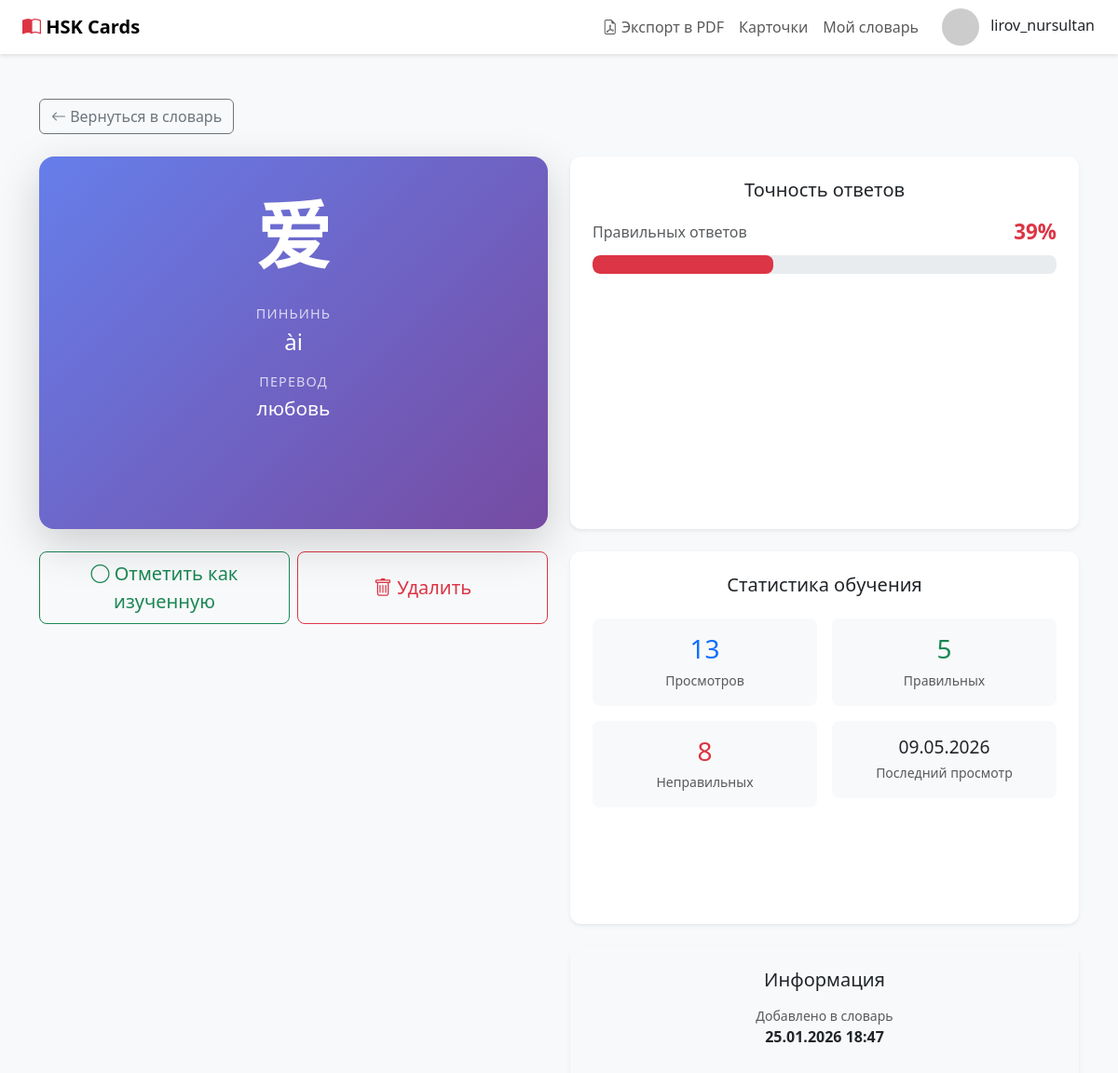
Page /my/5/ (signed in) on the committed database.
### trainer/models.py (models this page shows, shortened)
class Card(models.Model):
    hieroglyph = models.CharField(max_length=255)
    translate = models.CharField(max_length=255)
    transcription = models.CharField(max_length=255)
    audio = models.FileField(upload_to='audio/', blank=True, null=True)

class DictionaryCard(models.Model):
    dictionary = models.ForeignKey(
        MyDictionary,
        on_delete=models.CASCADE,
        related_name='dictionary_cards',
        verbose_name='Словарь'
    )
    card = models.ForeignKey(
        'Card',  # Замените на название вашего приложения если нужно: 'app_name.Card'
        on_delete=models.CASCADE,
        related_name='dictionary_entries',
        verbose_name='Карточка'
    )
    added_at = models.DateTimeField(
        auto_now_add=True,
        verbose_name='Дата добавления'
    )
    is_learned = models.BooleanField(
        default=False,
        verbose_name='Изучена'
    )
    times_viewed = models.IntegerField(
        default=0,
        verbose_name='Количество просмотров'
    )
    times_correct = models.IntegerField(
        default=0,
        verbose_name='Правильных ответов'
    )
    times_incorrect = models.IntegerField(
        default=0,
        verbose_name='Неправильных ответов'
    )
    last_viewed = models.DateTimeField(
        null=True,
        blank=True,
        verbose_name='Последний просмотр'
    )
    notes = models.TextField(
        blank=True,
        null=True,
        verbose_name='Личные заметки'
    )
    class Meta:
        unique_together = ('dictionary', 'card')
        ordering = ['-added_at']
        verbose_name = 'Карточка в словаре'
        verbose_name_plural = 'Карточки в словаре'
        indexes = [
            models.Index(fields=['dictionary', 'is_learned']),
            models.Index(fields=['dictionary', 'added_at']),
        ]
    def get_accuracy(self):
        total = self.times_correct + self.times_incorrect
        if total == 0:
            return 0
        return round((self.times_correct / total) * 100, 1)

### trainer/views.py (the view)
# urls.py: path('my/<int:card_id>/', MyDictCardDetailView.as_view(), name="my_card_detail"),
class MyDictCardDetailView(LoginRequiredMixin, DetailView):
    model = DictionaryCard
    template_name = 'trainer/my_card_detail.html'
    context_object_name = 'card_info'
    login_url = 'login'
    def get_object(self):
        card_id = self.kwargs.get('card_id')
        user_dictionary = MyDictionary.objects.get(user=self.request.user)
        return DictionaryCard.objects.get(
            dictionary=user_dictionary,
            card_id=card_id
        )
    def get_context_data(self, **kwargs):
        context = super().get_context_data(**kwargs)
        dict_entry = self.get_object()
        context['card'] = dict_entry.card
        context['card_info'] = dict_entry
        context['accuracy'] = dict_entry.get_accuracy()
        return context

### trainer/templates/trainer/my_card_detail.html (shortened to what this page needs)
{% extends '../base.html' %}
{% block content %}
<div class="container py-5">
    <div class="mb-4">
        <a href="{% url 'my_cards' %}" class="btn btn-outline-secondary">
            <i class="bi bi-arrow-left"></i> Вернуться в словарь
        </a>
    </div>
    <div class="row">
        <div class="col-lg-6 mb-4">
            <div class="card border-0 shadow-lg" style="border-radius: 16px; overflow: hidden;">
                <div class="card-body p-5 text-center" style="background: linear-gradient(135deg, #667eea 0%, #764ba2 100%); color: white;">
                    <div style="font-size: 5rem; font-weight: bold; margin-bottom: 2rem; font-family: 'SimHei', 'Microsoft YaHei', sans-serif; line-height: 1;">
                        {{ card.hieroglyph }}
                    </div>
                    <div class="mb-3">
                        <h4 class="mb-1" style="opacity: 0.75; font-size: 0.9rem; text-transform: uppercase; letter-spacing: 0.08em;">Пиньинь</h4>
                        <p style="font-size: 1.5rem; font-weight: 500; margin: 0;">{{ card.transcription }}</p>
                    </div>
                    <div class="mb-4">
                        <h4 class="mb-1" style="opacity: 0.75; font-size: 0.9rem; text-transform: uppercase; letter-spacing: 0.08em;">Перевод</h4>
                        <p style="font-size: 1.3rem; margin: 0;">{{ card.translate }}</p>
                    </div>
                </div>
            </div>
            <div class="mt-4 d-flex gap-2">
                <button class="btn btn-lg {% if card_info.is_learned %}btn-success{% else %}btn-outline-success{% endif %} toggle-learned"
                        data-card-id="{{ card.id }}"
                        style="flex: 1; border-radius: 8px;">
                    <i class="bi {% if card_info.is_learned %}bi-check-circle-fill{% else %}bi-circle{% endif %}"></i>
                    {% if card_info.is_learned %}Изучена{% else %}Отметить как изученную{% endif %}
                </button>
                <button class="btn btn-lg btn-outline-danger remove-card"
                        data-card-id="{{ card.id }}"
                        style="flex: 1; border-radius: 8px;">
                    <i class="bi bi-trash"></i> Удалить
                </button>
            </div>
        </div>
        <div class="col-lg-6">
            <div class="card border-0 shadow-sm mb-4" style="border-radius: 12px;">
                <div class="card-body p-4">
                    <h5 class="card-title mb-3">Точность ответов</h5>
                    {% if card_info.times_viewed > 0 %}
                        <div class="d-flex justify-content-between align-items-center mb-2">
                            <span class="text-muted">Правильных ответов</span>
                            <strong class="{% if accuracy >= 80 %}text-success{% elif accuracy >= 50 %}text-warning{% else %}text-danger{% endif %}" style="font-size: 1.4rem;">
                                {{ accuracy|floatformat:0 }}%
                            </strong>
                        </div>
                        <div class="progress" style="height: 20px; border-radius: 8px; background: #e9ecef;">
                            <div class="progress-bar {% if accuracy >= 80 %}bg-success{% elif accuracy >= 50 %}bg-warning{% else %}bg-danger{% endif %}"
                                 style="width: {{ accuracy|floatformat:0 }}%; border-radius: 8px; transition: width 0.8s ease;"
                                 role="progressbar"
                                 aria-valuenow="{{ accuracy|floatformat:0 }}"
                                 aria-valuemin="0"
                                 aria-valuemax="100">
                            </div>
                        </div>
                    {% else %}
                        <p class="text-muted mb-0"><i class="bi bi-info-circle"></i> Ещё нет данных — пройдите тренажёр</p>
                    {% endif %}
                </div>
            </div>
            <div class="card border-0 shadow-sm mb-4" style="border-radius: 12px;">
                <div class="card-body p-4">
                    <h5 class="card-title mb-4">Статистика обучения</h5>
                    <div class="row text-center g-3">
                        <div class="col-6">
                            <div class="bg-light p-3" style="border-radius: 8px;">
                                <h3 class="text-primary mb-1">{{ card_info.times_viewed }}</h3>
                                <small class="text-muted">Просмотров</small>
                            </div>
                        </div>
                        <div class="col-6">
                            <div class="bg-light p-3" style="border-radius: 8px;">
                                <h3 class="text-success mb-1">{{ card_info.times_correct }}</h3>
                                <small class="text-muted">Правильных</small>
                            </div>
                        </div>
                        <div class="col-6">
                            <div class="bg-light p-3" style="border-radius: 8px;">
                                <h3 class="text-danger mb-1">{{ card_info.times_incorrect }}</h3>
                                <small class="text-muted">Неправильных</small>
                            </div>
                        </div>
                        <div class="col-6">
                            <div class="bg-light p-3" style="border-radius: 8px;">
                                <h3 class="mb-1" style="font-size: 1.2rem;">
                                    {% if card_info.last_viewed %}
                                        {{ card_info.last_viewed|date:"d.m.Y" }}
                                    {% else %}
                                        —
                                    {% endif %}
                                </h3>
                                <small class="text-muted">Последний просмотр</small>
                            </div>
                        </div>
                    </div>
                </div>
            </div>
            <div class="cardd border-0 shadow-sm" style="border-radius: 12px;">
                <div class="card-body p-4">
                    <h5 class="card-title mb-3">Информация</h5>
                    <div class="mb-3">
                        <small class="text-muted d-block">Добавлено в словарь</small>
                        <strong>{{ card_info.added_at|date:"d.m.Y H:i" }}</strong>
                    </div>
                </div>
            </div>
        </div>
    </div>
</div>
{% endblock %}

### trainer/templates/base.html (shortened to what this page needs)
{% load static %}
<!DOCTYPE html>
<html lang="ru">
<head>
    <link href="https://cdnjs.cloudflare.com/ajax/libs/bootstrap/5.3.0/css/bootstrap.min.css" rel="stylesheet">
    <link href="https://cdnjs.cloudflare.com/ajax/libs/bootstrap-icons/1.11.0/font/bootstrap-icons.min.css" rel="stylesheet">
</head>
<body>
    <nav class="navbar navbar-expand-lg navbar-light bg-white">
        <div class="container-fluid px-4">
            <a class="navbar-brand fw-bold" href="{% url 'card_list' %}">
                <i class="bi bi-book-half" style="color: #dc3545;"></i>
                HSK Cards
            </a>
            <div class="collapse navbar-collapse" id="navbarNav">
                <ul class="navbar-nav ms-auto">
                    <li class="nav-item">
                        <a class="nav-link" href="{% url 'my_cards_pdf' %}">
                            <i class="bi bi-file-earmark-pdf"></i> Экспорт в PDF
                        </a>
                    </li>
                    <li class="nav-item">
                        <a class="nav-link" href="{% url 'card_list' %}">Карточки</a>
                    </li>
                    {% if user.is_authenticated %}
                    <li class="nav-item">
                        <a class="nav-link" href="{% url 'my_cards' %}">Мой словарь</a>
                    </li>
                    {% endif %}
                </ul>
            </div>
            <div class="d-flex align-items-center ms-3">
                {% if user.is_authenticated %}
                    <div class="dropdown">
                        <button class="btn btn-link p-0 text-decoration-none" type="button" data-bs-toggle="dropdown">
                            <img src="https://ui-avatars.com/api/?name={{ user.username }}&background=dc3545&color=fff" alt="{{ user.username }}" class="avatar">
                            <span class="ms-2 text-dark">{{ user.username }}</span>
                        </button>
                    </div>
                {% else %}
                    <a href="{% url 'accounts:login' %}" class="btn btn-danger btn-sm ms-2">Вход</a>
                    <a href="{% url 'accounts:register' %}" class="btn btn-outline-danger btn-sm ms-2">Регистрация</a>
                {% endif %}
            </div>
        </div>
    </nav>
    {% block content %}{% endblock %}
</body>
</html>

### trainer/templates/base.html (style rules this page uses)
body { background-color: #f8f9fa; }
.navbar { box-shadow: 0 2px 4px rgba(0,0,0,0.1); }
.card { transition: transform 0.3s ease, box-shadow 0.3s ease; border: none; border-radius: 12px; overflow: hidden; height: 100%; cursor: pointer; }
.card-body { padding: 1.5rem; text-align: center; }
.avatar { width: 40px; height: 40px; border-radius: 50%; object-fit: cover; }

### trainer/templates/trainer/my_card_detail.html (style rules this page uses)
.cardd { height: 200px; transition: transform 0.3s ease, box-shadow 0.3s ease; }
.card { height: 400px; transition: transform 0.3s ease, box-shadow 0.3s ease; }
.btn { transition: all 0.2s ease; }

### rows in the picture
Card: hieroglyph "爱", transcription "ài", translate "любовь"
DictionaryCard: times_viewed "13", times_correct "5", times_incorrect "8", last_viewed "09.05.2026", added_at "25.01.2026 18:47"

### other values in the picture
{{ user.username }} "lirov_nursultan"
{{ accuracy|floatformat:0 }} "39"
